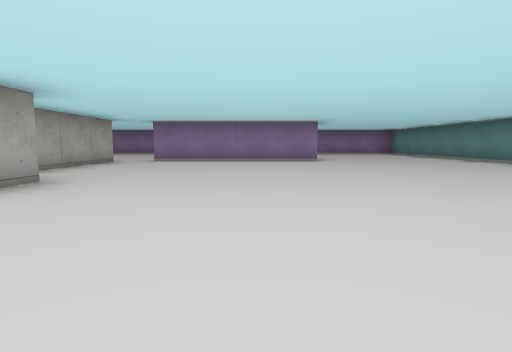
view 1 (above)

16 first-person views from a walk through a cub3D level. The camera is about half as high as the walls, tilts 6° down and sees 80° across. The floor is counted in squares. Each view is taken from the middle of a square. On the plan, view 1 faces up. The plan holds only what a view shows up to about 9 squares ahead; the rest is blank. The place goes on beyond the plan.

view 2
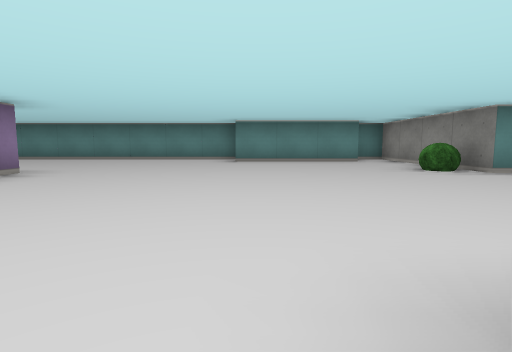

view 3
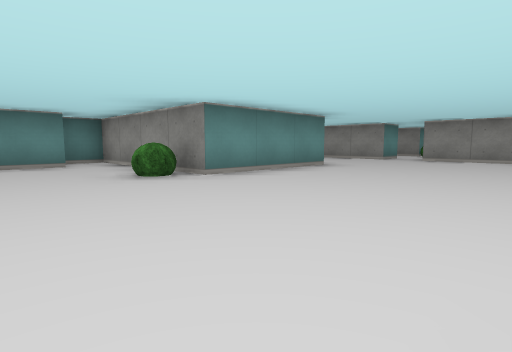

view 4
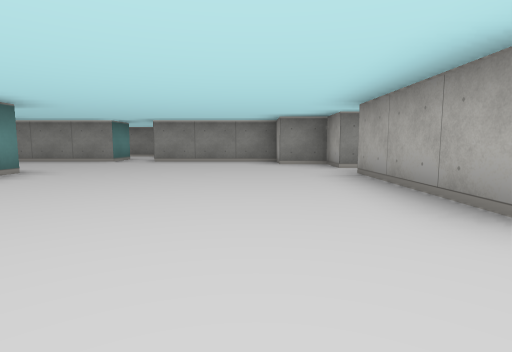

view 5
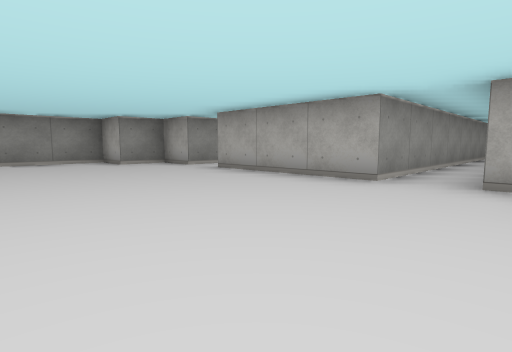

view 6
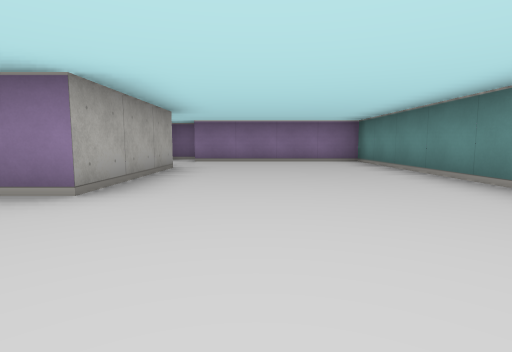

view 7
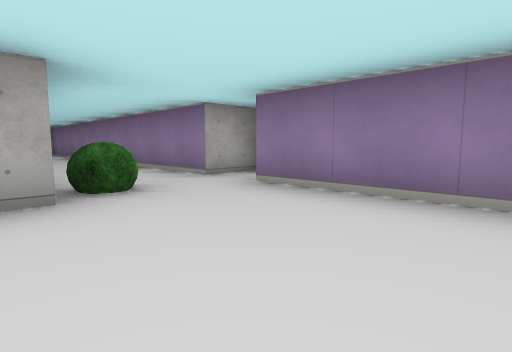

view 8
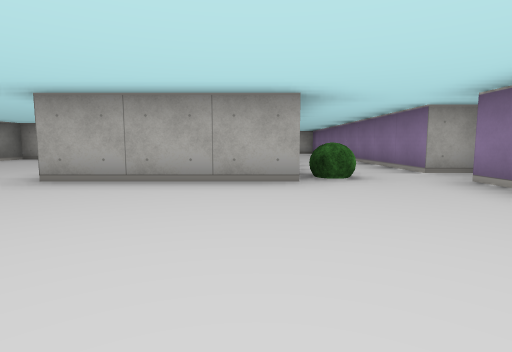

view 9
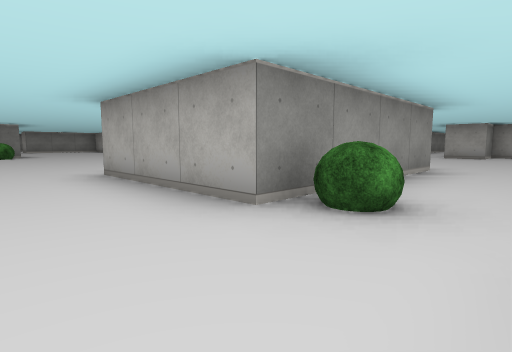

view 10
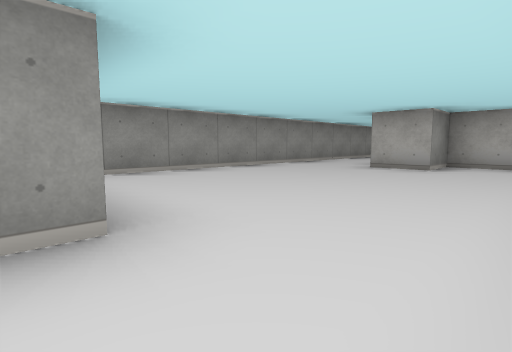

view 11
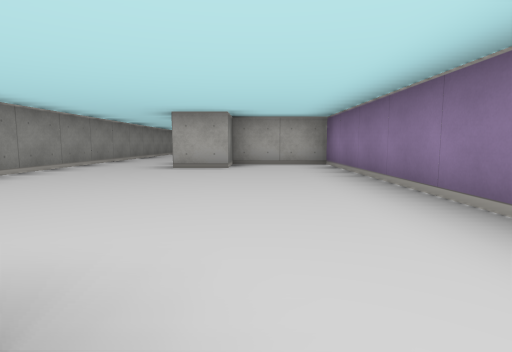

view 12
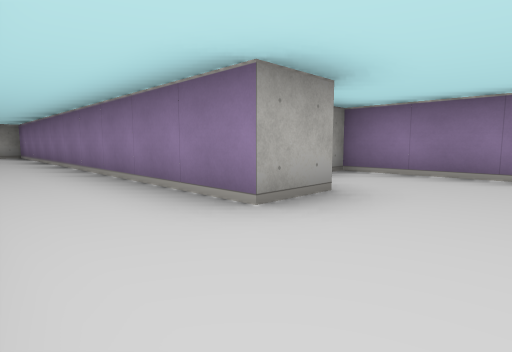

view 13
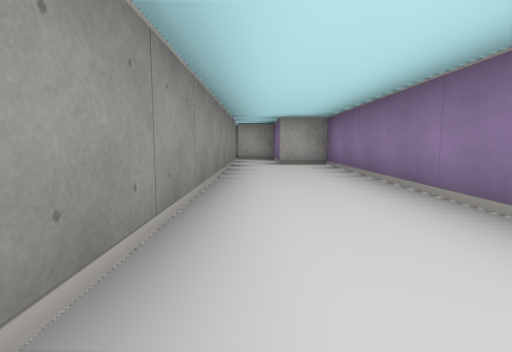

view 14
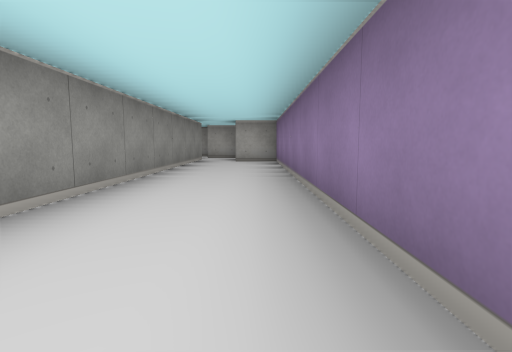

view 15
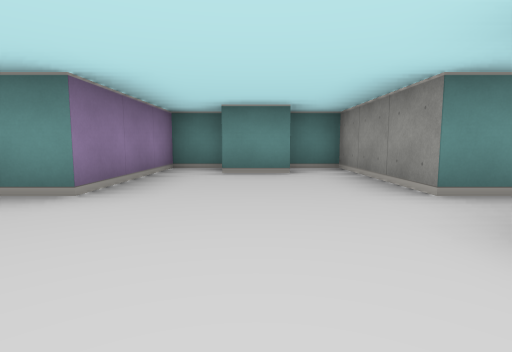

view 16
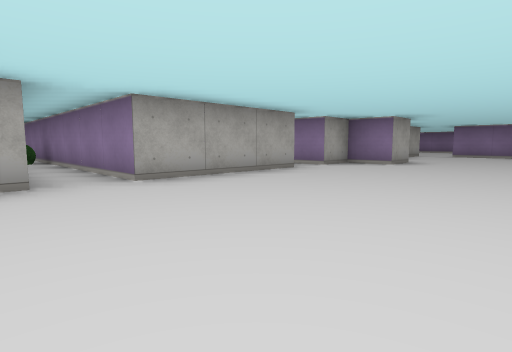

### Floor plan
Points are (right, up) in squares from view 1. A wall is a line through its corners. A room is listed if a view was taken in it or the views show most of it. See-through windows are left out.
Room 1 (views 1, 2, 3, 4, 5, 6, 7, 8, 9, 10, 11, 15, 16)
walls: (-2.5, 3.5) (-2.5, 2.5) (-3.5, 2.5) (-3.5, 1.5) (-4.4, 1.5); (4.5, 1.4) (4.5, 4.5); (-3.5, 7.5) (-3.5, 3.5) (-2.8, 3.5); (5.5, 4.5) (5.5, 12.5) (1.5, 12.5); (-4.4, -3.5) (-3.5, -3.5) (-3.5, -4.5) (-2.5, -4.5) (-2.5, -5.5) (0.5, -5.5); (4.5, -3.5) (4.5, -2.5) (1.5, -2.5) (1.5, 0.5) (5.5, 0.5) (5.5, 1.4); (-2.6, 10.5) (1.5, 10.5) (1.5, 7.5) (-2.5, 7.5); (3.5, -4.6) (3.5, -3.5); (1.5, -5.5) (4.5, -5.5) (4.5, -4.5); (1.4, 13.5) (0.5, 13.5) (0.5, 12.5) (-2.5, 12.5); (-10.5, 0.5) (-3.5, 0.5) (-3.5, -2.5) (-9.9, -2.5)
ways out: opening at (-2.3, 10.3) to room 2; opening at (1, -6)
objects: other object (-8, -3); bush (1, 11); bush (2, 1)
Room 2 (views 12, 13, 14)
walls: (-2.5, 12.5) (-8.5, 12.5) (-8.5, 10.5) (-7.5, 10.5) (-7.5, 9.5) (-17.5, 9.5) (-17.5, 8.5) (-19.5, 8.5) (-19.5, 7.5); (-18.5, 7.5) (-3.5, 7.5)
ways out: opening at (-2.3, 10.3) to room 1

Positions as (right, up) in squares from view 1, and headings:
1: (0, 0), facing up
2: (-3, 4), facing right
3: (-2, 3), facing down-right
4: (-2, 2), facing down
5: (0, 2), facing down-left
6: (3, 5), facing up
7: (4, 10), facing up-left
8: (5, 10), facing left
9: (3, 12), facing down-left
10: (-2, 12), facing down-left
11: (-2, 11), facing left
12: (-6, 8), facing up-left
13: (-11, 8), facing left
14: (-10, 9), facing left
15: (-1, -4), facing right
16: (0, -4), facing up-left
